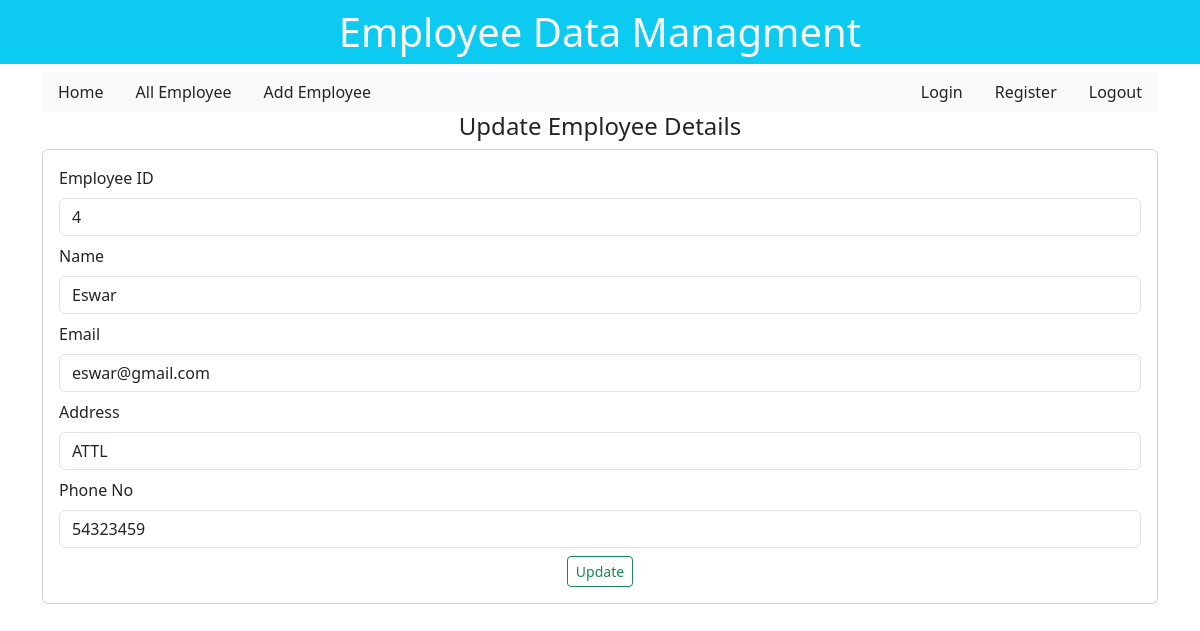
Screenshot of /updateemployee/24/ with the database file from the repository.
### emp/models.py (models this page shows)
class Employee(models.Model):
    employeeid = models.CharField(max_length=100)
    employeename = models.CharField(max_length=50)
    email = models.CharField(max_length=50)
    address = models.CharField(max_length=50)
    phone = models.CharField(max_length=50)

### emp/views.py (the view)
# urls.py: path("updateemployee/<int:empid>/", views.updateemployee, name="updateemployee"),
def updateemployee(request, empid):
    e = get_object_or_404(Employee, pk=empid)
    return render(request, "emp/updateemployee.html", {"singleemp": e})

### emp/templates/emp/updateemployee.html (shortened to what this page needs)
{% extends "base.html" %}
{% block content %}
<h4 class="text-center">Update Employee Details </h4>
<div class="card p-3">
    <form action="/doupdateemployee/{{singleemp.id}}/" method="POST">
        <div class="mb-2">
          <label for="exampleInputEmail1" class="form-label">Employee ID</label>
          <input type="text" class="form-control" placeholder="Enter the Employee Id" name="employeeid" value="{{singleemp.employeeid}}" readonly>
        </div>
        <div class="mb-2">
            <label for="exampleInputEmail1" class="form-label">Name</label>
            <input type="text" class="form-control" placeholder="Enter the name" name="employeename" value="{{singleemp.employeename}}">
          </div>
          <div class="mb-2">
            <label for="exampleInputEmail1" class="form-label">Email</label>
            <input type="text" class="form-control" placeholder="Enter Email" name="email" value="{{singleemp.email}}">
          </div>
          <div class="mb-2">
            <label for="exampleInputEmail1" class="form-label">Address</label>
            <input type="text" class="form-control" placeholder="Enter the Address" name="address" value="{{singleemp.address}}">
          </div>
          <div class="mb-2">
            <label for="exampleInputEmail1" class="form-label">Phone No</label>
            <input type="text" class="form-control" placeholder="Enter the phone number" name="phone" value="{{singleemp.phone}}">
          </div>
        <div class="container text-center mt-2">
            <button type="submit" class="btn btn-sm btn-outline-success">Update</button>
        </div>
      </form>
</div>
{% endblock content %}

### rows the page displays
Employee: employeeid "4", employeename "Eswar", email "eswar@gmail.com", address "ATTL", phone "54323459"
